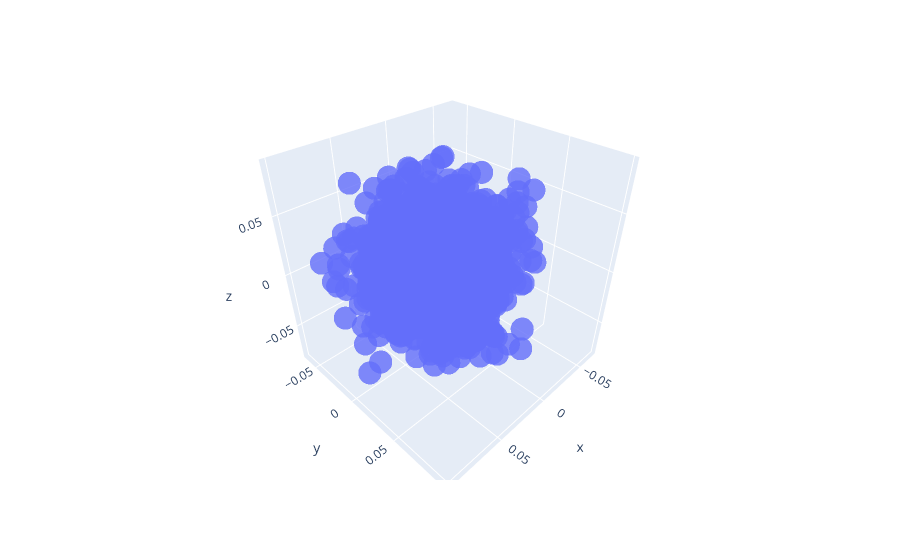

The notebook cell saved with this chart:
### Code cell
# Test 3D plot the first 3 features of the data w/ Plotly Express
import plotly.express as plot

fig = plot.scatter_3d(x = textVector[:,0], y = textVector[:,1], z = textVector[:,2], opacity=0.8)
fig.show()

### Figure 1 — Plotly figure (JSON) as saved in the notebook; plotly's stock layout.template omitted (floating-point values rounded to 4 significant figures; data arrays with more than 128 entries replaced by an {"elided": "..."} marker saying what was removed)
{"data": [{"hovertemplate": "x=%{x}<br>y=%{y}<br>z=%{z}<extra></extra>", "legendgroup": "", "marker": {"color": "#636efa", "opacity": 0.8, "symbol": "circle"}, "mode": "markers", "name": "", "scene": "scene", "showlegend": false, "type": "scatter3d", "x": {"elided": "2000 float values"}, "y": {"elided": "2000 float values"}, "z": {"elided": "2000 float values"}}], "layout": {"legend": {"tracegroupgap": 0}, "margin": {"t": 60}, "scene": {"domain": {"x": [0, 1], "y": [0, 1]}, "xaxis": {"title": {"text": "x"}}, "yaxis": {"title": {"text": "y"}}, "zaxis": {"title": {"text": "z"}}}}}
